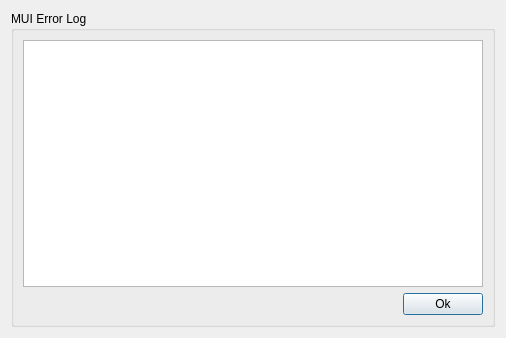
<ui version="4.0" >
 <class>ErrorDialog</class>
 <widget class="QDialog" name="ErrorDialog" >
  <property name="geometry" >
   <rect>
    <x>0</x>
    <y>0</y>
    <width>506</width>
    <height>338</height>
   </rect>
  </property>
  <property name="windowTitle" >
   <string>Error Log</string>
  </property>
  <layout class="QHBoxLayout" name="horizontalLayout_2" >
   <item>
    <widget class="QGroupBox" name="groupBox" >
     <property name="title" >
      <string>MUI Error Log</string>
     </property>
     <layout class="QVBoxLayout" name="verticalLayout" >
      <item>
       <widget class="QListWidget" name="listWidget" />
      </item>
      <item>
       <layout class="QHBoxLayout" name="horizontalLayout" >
        <item>
         <spacer name="horizontalSpacer" >
          <property name="orientation" >
           <enum>Qt::Horizontal</enum>
          </property>
          <property name="sizeHint" stdset="0" >
           <size>
            <width>40</width>
            <height>20</height>
           </size>
          </property>
         </spacer>
        </item>
        <item>
         <widget class="QPushButton" name="buttonOk" >
          <property name="text" >
           <string>Ok</string>
          </property>
         </widget>
        </item>
       </layout>
      </item>
     </layout>
    </widget>
   </item>
  </layout>
 </widget>
 <resources/>
 <connections/>
</ui>
